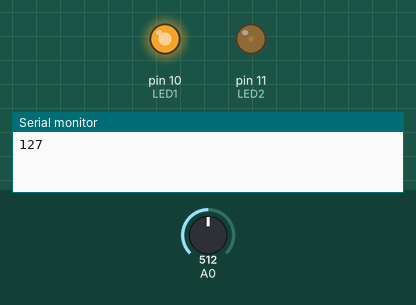
Bench run of a sketch on a simulated Arduino Uno, built with avr-gcc and run on an emulated ATmega328P. On the bench: output pins drawn as LEDs (lit = HIGH), the last lines printed to the serial monitor. The test bench sets the inputs (shaded band); at power-on: A0 = 512. Random numbers use the default seed unless the sketch sets one.

Above: at 0.1 s.
At 10.1 s:
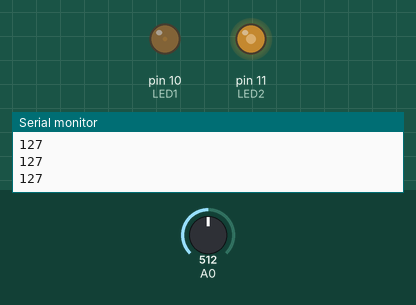
At 18.1 s:
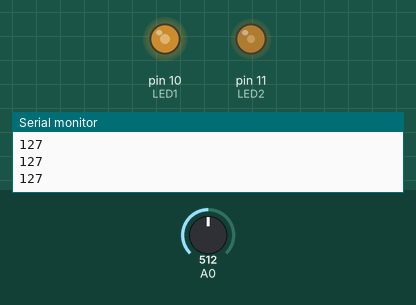
At 38.1 s:
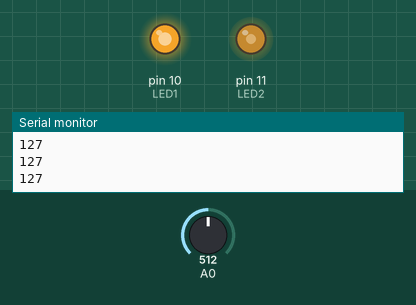
Timing chart, 0 to 40.0 s (numbered marks = the images above):
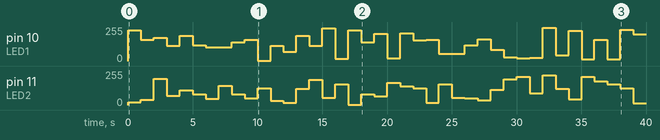

Measured:
- by itself, pin 11 (LED2): 0/255 → 19/255 at 0.00 s, → 38/255 1.0 s later, → 197/255 1.0 s later, → 68/255 1.0 s later, … (40 changes in this stretch)
- by itself, pin 10 (LED1): 0/255 → 232/255 at 0.00 s, → 158/255 1.0 s later, → 175/255 1.0 s later, → 114/255 1.0 s later, … (39 changes in this stretch)

The sketch:

mikamonsma-opdr303-pot-2-rode-led.ino
```cpp
const byte LED1 = 10;
const byte LED2 = 11;

void setup() {
  // put your setup code here, to run once:
  pinMode(11, OUTPUT);
  pinMode(10, OUTPUT);

  Serial.begin(9600);
}

void loop() {
  // put your main code here, to run repeatedly:

  int sensorValue = analogRead(A0);

  int newVal = map(sensorValue, 0, 1023, 0, 255);

  analogWrite(LED1, random(0, 255));
  analogWrite(LED2, random(0, 255));

  Serial.println(newVal);
  delay(1000);
}
```
